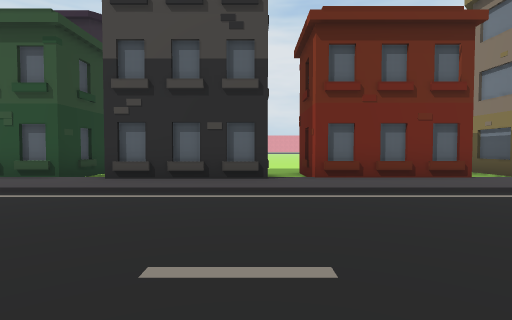
[1] (above)

23 first-person views from a walk through a scene from a Unity 3-D project. The camera is 1.2 m above the floor, tilts 2° down and sees 80° across. The floor is counted in squares, 2 m on a side. Each view is taken from the middle of a square. On the plan, view 1 faces up. The plan holds only what a view shows up to about 9 squares ahead; the rest is blank. The place goes on beyond the plan.

[2]
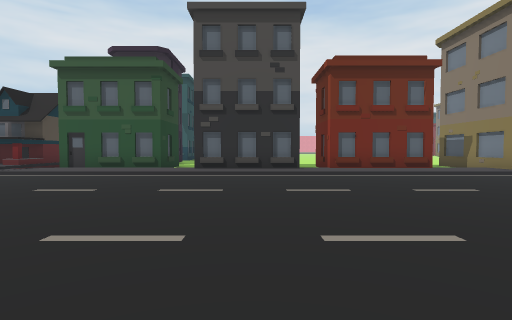

[3]
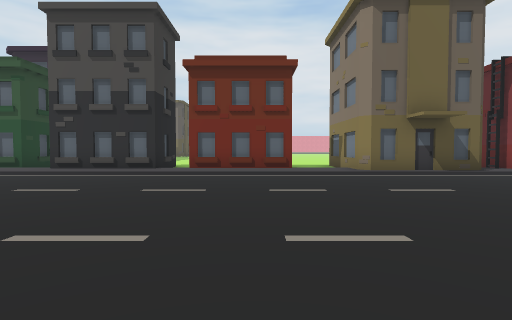

[4]
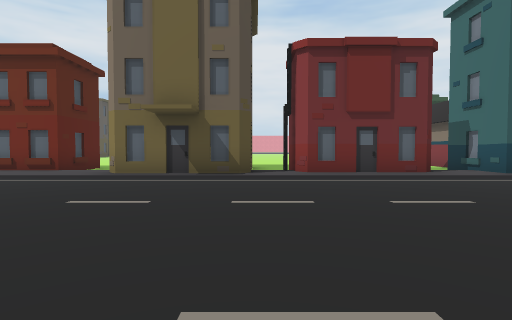

[5]
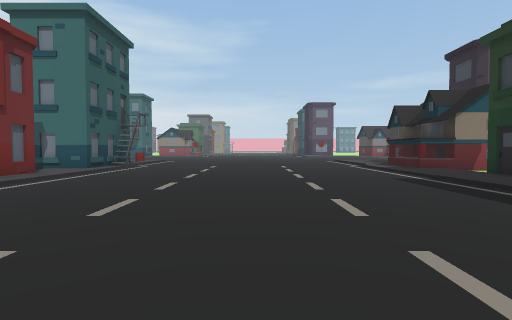

[6]
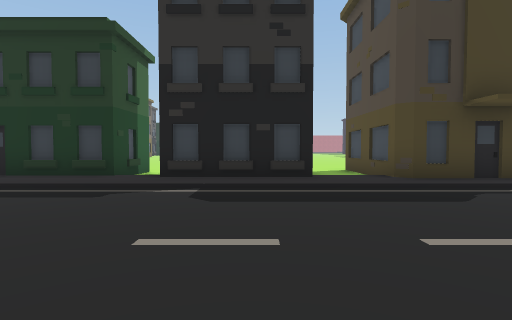

[7]
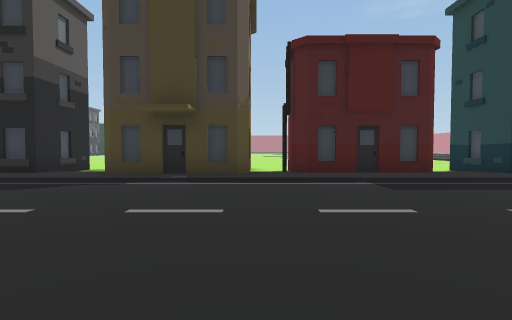

[8]
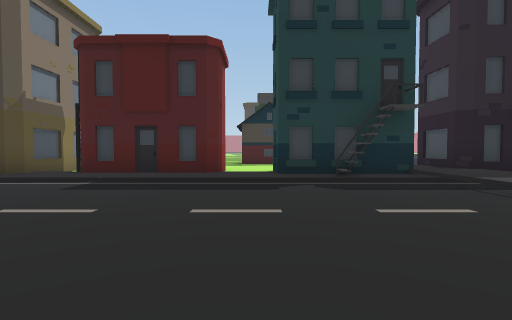

[9]
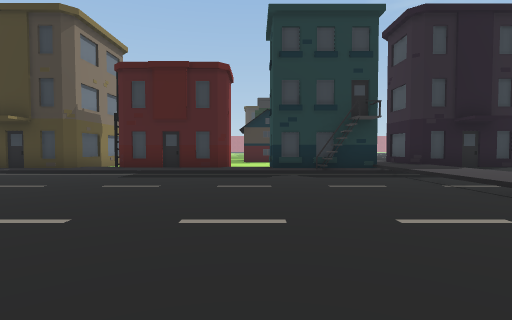

[10]
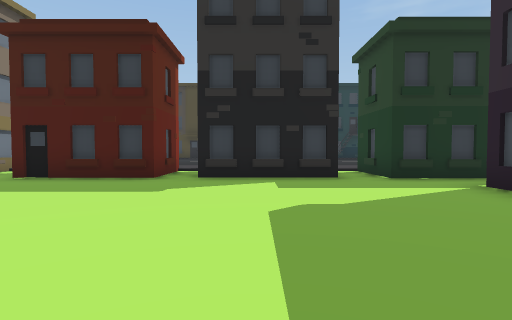

[11]
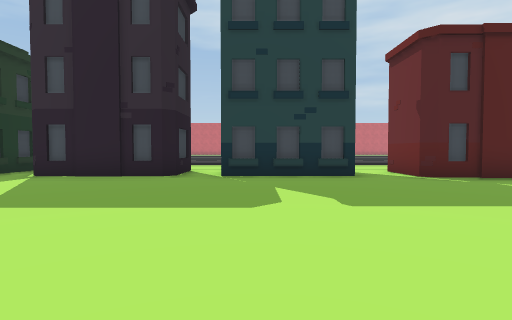

[12]
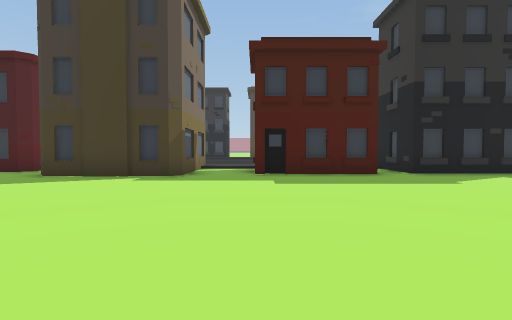

[13]
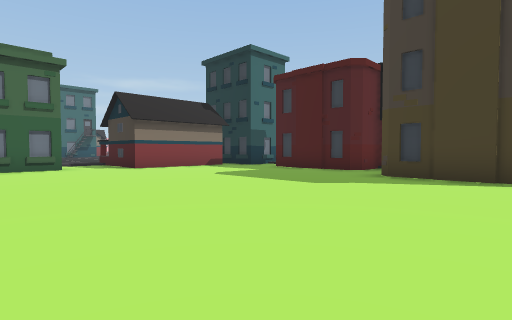

[14]
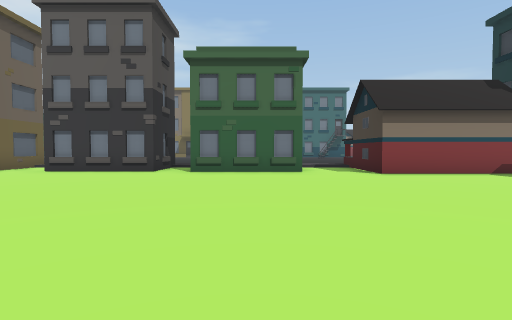

[15]
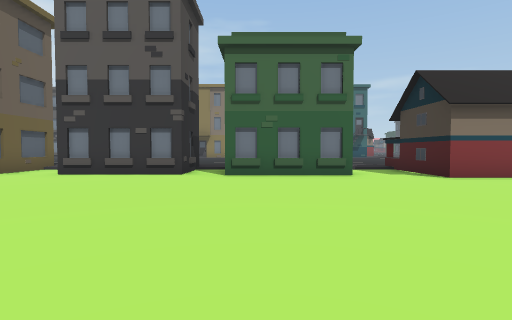

[16]
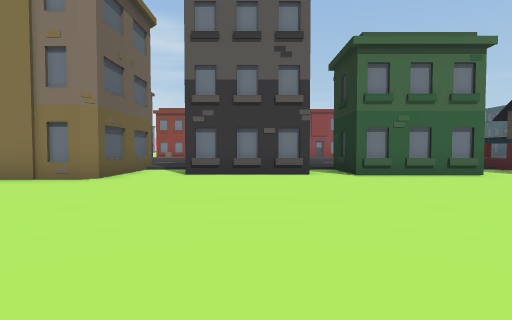

[17]
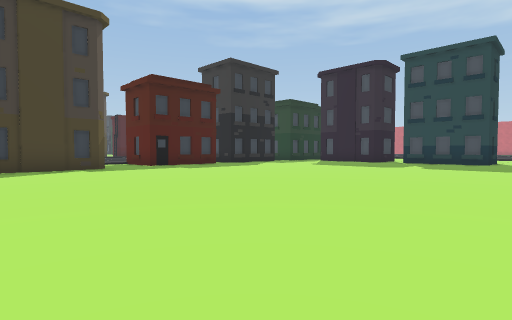

[18]
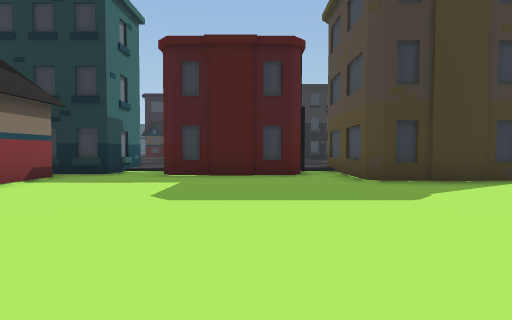

[19]
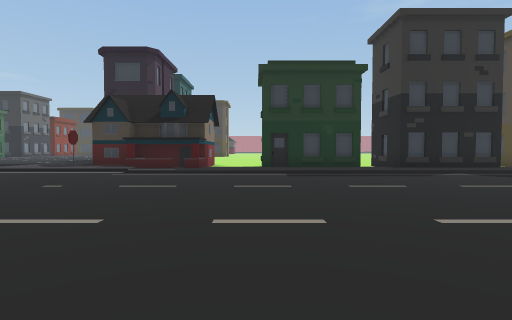

[20]
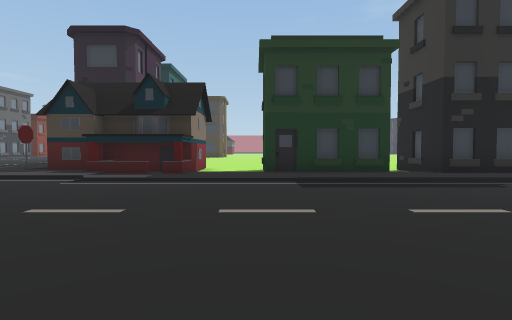

[21]
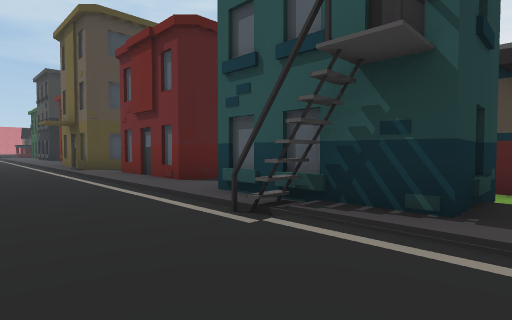

[22]
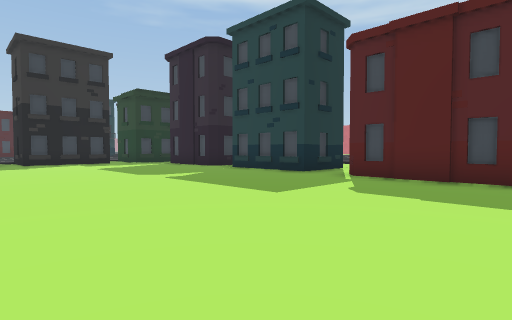

[23]
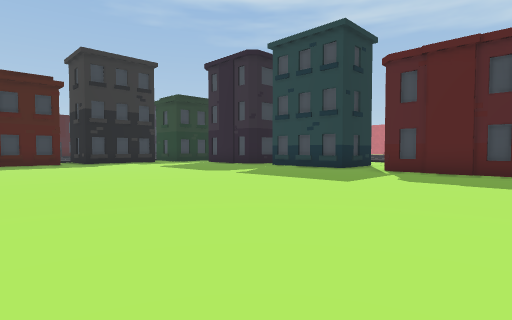

### Floor plan
Key: @ floor where view 1 was taken; # wall or solid block; . main floor; : floor 0.25 m higher than the main floor; / step, stairs or slope; B building; H house.
Columns run from 8 left of view 1 to 18 right of it. Each row starts with its distance up from view 1.
 21      ........       ....B./
 20    #.........      ......./
 19    #.........     ......B
 18   B#....................B
 17   ......................B#B
 16   #B....................../
 15  B##....................B B
 14    #....................B
 13  .......................#
 12  .#B....................../
 11   ##....................##H
 10    #....................  H
  9    #....................  H
  8   BBB.........B###...... #H
  7    ##.##B#  #.## ####B.BBB.
  6 H/##B/####BB#/#  #####/###/
  5 :/::::::::::::########:B##:
  4  ///////////////////////B//
  3   .........................
  2   .........................
  1  ........................
  0 :.......@.................
 -1 :.........................
 -2 :..........................
 -3 :..........................
 -4 ::B::::::::::::::::::::::::
 -5 B##B:###B####:#B##BB#::HH::
 -6 B ##.# ###  #.#  B#  B.###
 -7     .#  ##  #.#B B# B..#
 -8             #.

Positions as (right, up) in squares from view 1, and headings:
1: (0, 0), facing up
2: (-1, -3), facing up
3: (3, -3), facing up
4: (9, -2), facing up
5: (6, 0), facing right
6: (7, 1), facing down
7: (1, 2), facing down
8: (-4, 2), facing down
9: (-4, 4), facing down
10: (-1, 14), facing down
11: (2, 14), facing left
12: (4, 15), facing down
13: (6, 15), facing down-right
14: (8, 14), facing right
15: (9, 15), facing right
16: (9, 18), facing right
17: (9, 18), facing down-left
18: (11, 14), facing down
19: (13, 4), facing down
20: (13, 2), facing down
21: (18, 2), facing up-left
22: (2, 21), facing down-left
23: (4, 21), facing down-left
